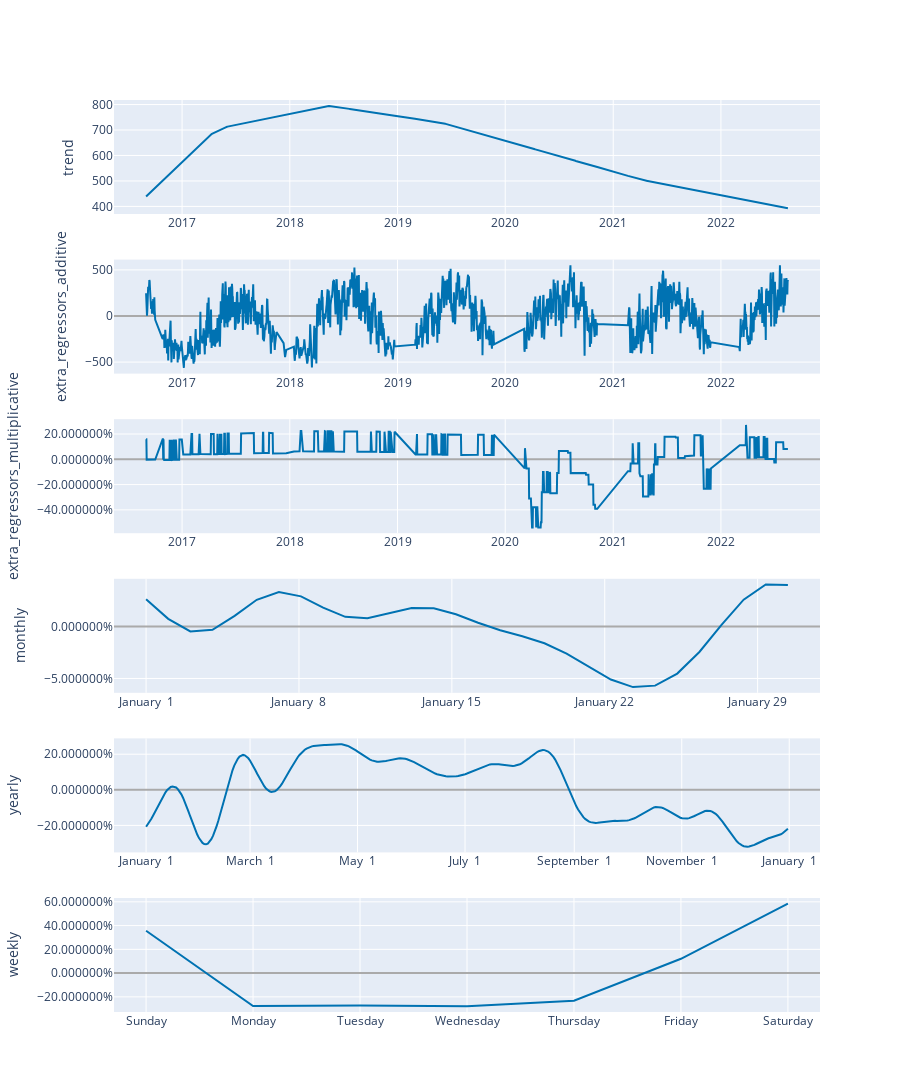

The notebook cell this image was saved under:
### Markdown cell above
### Plotting Time Series effects

### Code cell
from prophet.plot import plot_plotly, plot_components_plotly


plot_components_plotly(m, forecast)

### Figure 1 — Plotly figure (JSON) as saved in the notebook; plotly's stock layout.template omitted (floating-point values rounded to 4 significant figures; data arrays with more than 128 entries replaced by an {"elided": "..."} marker saying what was removed)
{"data": [{"line": {"color": "#0072B2", "width": 2}, "mode": "lines", "name": "trend", "type": "scatter", "x": {"elided": "1608 str values"}, "xaxis": "x", "y": {"elided": "1608 float values"}, "yaxis": "y"}, {"line": {"color": "#0072B2", "width": 2}, "mode": "lines", "name": "extra_regressors_additive", "type": "scatter", "x": {"elided": "1608 str values"}, "xaxis": "x2", "y": {"elided": "1608 float values"}, "yaxis": "y2"}, {"line": {"color": "#0072B2", "width": 2}, "mode": "lines", "name": "extra_regressors_multiplicative", "type": "scatter", "x": {"elided": "1608 str values"}, "xaxis": "x3", "y": {"elided": "1608 float values"}, "yaxis": "y3"}, {"line": {"color": "#0072B2", "width": 2}, "mode": "lines", "name": "monthly", "type": "scatter", "x": ["2017-01-01T00:00:00", "2017-01-02T00:19:12", "2017-01-03T00:38:24", "2017-01-04T00:57:36", "2017-01-05T01:16:48", "2017-01-06T01:36:00", "2017-01-07T01:55:12", "2017-01-08T02:14:24", "2017-01-09T02:33:36", "2017-01-10T02:52:48", "2017-01-11T03:12:00", "2017-01-12T03:31:12", "2017-01-13T03:50:24", "2017-01-14T04:09:36", "2017-01-15T04:28:48", "2017-01-16T04:48:00", "2017-01-17T05:07:12", "2017-01-18T05:26:24", "2017-01-19T05:45:36", "2017-01-20T06:04:48", "2017-01-21T06:24:00", "2017-01-22T06:43:12", "2017-01-23T07:02:24", "2017-01-24T07:21:36", "2017-01-25T07:40:48", "2017-01-26T08:00:00", "2017-01-27T08:19:12", "2017-01-28T08:38:24", "2017-01-29T08:57:36", "2017-01-30T09:16:48"], "xaxis": "x4", "y": [0.02612, 0.007364, -0.00476, -0.003137, 0.01021, 0.02568, 0.03312, 0.02898, 0.01813, 0.009273, 0.00791, 0.01272, 0.0177, 0.01761, 0.01181, 0.003599, -0.003613, -0.009392, -0.01609, -0.02602, -0.03879, -0.05106, -0.0583, -0.05689, -0.0453, -0.02452, 0.001473, 0.02578, 0.04038, 0.04002], "yaxis": "y4"}, {"line": {"color": "#0072B2", "width": 2}, "mode": "lines", "name": "yearly", "type": "scatter", "x": {"elided": "365 str values"}, "xaxis": "x5", "y": {"elided": "365 float values"}, "yaxis": "y5"}, {"line": {"color": "#0072B2", "width": 2}, "mode": "lines", "name": "weekly", "type": "scatter", "x": ["2017-01-01T00:00:00", "2017-01-02T00:00:00", "2017-01-03T00:00:00", "2017-01-04T00:00:00", "2017-01-05T00:00:00", "2017-01-06T00:00:00", "2017-01-07T00:00:00"], "xaxis": "x6", "y": [0.3568, -0.2776, -0.2717, -0.2794, -0.2327, 0.1204, 0.5843], "yaxis": "y6"}], "layout": {"height": 1200, "showlegend": false, "width": 900, "xaxis": {"anchor": "y", "domain": [0, 1], "range": ["2016-05-15T06:00:00", "2022-12-02T18:00:00"], "type": "date"}, "xaxis2": {"anchor": "y2", "domain": [0, 1], "range": ["2016-05-15T06:00:00", "2022-12-02T18:00:00"], "type": "date"}, "xaxis3": {"anchor": "y3", "domain": [0, 1], "range": ["2016-05-15T06:00:00", "2022-12-02T18:00:00"], "type": "date"}, "xaxis4": {"anchor": "y4", "domain": [0, 1], "range": ["2016-12-30T12:44:09.600000", "2017-01-31T20:32:38.400000"], "tickformat": "%B %e", "type": "date"}, "xaxis5": {"anchor": "y5", "domain": [0, 1], "range": ["2016-12-13T18:54:02.958904", "2018-01-18T11:04:57.863013"], "tickformat": "%B %e", "type": "date"}, "xaxis6": {"anchor": "y6", "domain": [0, 1], "range": ["2016-12-31T16:48:00", "2017-01-07T07:12:00"], "tickformat": "%A", "type": "date"}, "yaxis": {"anchor": "x", "domain": [0.875, 1], "rangemode": "normal", "title": {"text": "trend"}, "zerolinecolor": "#AAA"}, "yaxis2": {"anchor": "x2", "domain": [0.7, 0.825], "rangemode": "tozero", "title": {"text": "extra_regressors_additive"}, "zerolinecolor": "#AAA"}, "yaxis3": {"anchor": "x3", "domain": [0.525, 0.65], "hoverformat": ".2%", "rangemode": "tozero", "tickformat": "%", "title": {"text": "extra_regressors_multiplicative"}, "zerolinecolor": "#AAA"}, "yaxis4": {"anchor": "x4", "domain": [0.35, 0.475], "hoverformat": ".2%", "tickformat": "%", "title": {"text": "monthly"}, "zerolinecolor": "#AAA"}, "yaxis5": {"anchor": "x5", "domain": [0.175, 0.3], "hoverformat": ".2%", "tickformat": "%", "title": {"text": "yearly"}, "zerolinecolor": "#AAA"}, "yaxis6": {"anchor": "x6", "domain": [0, 0.125], "hoverformat": ".2%", "tickformat": "%", "title": {"text": "weekly"}, "zerolinecolor": "#AAA"}}}
